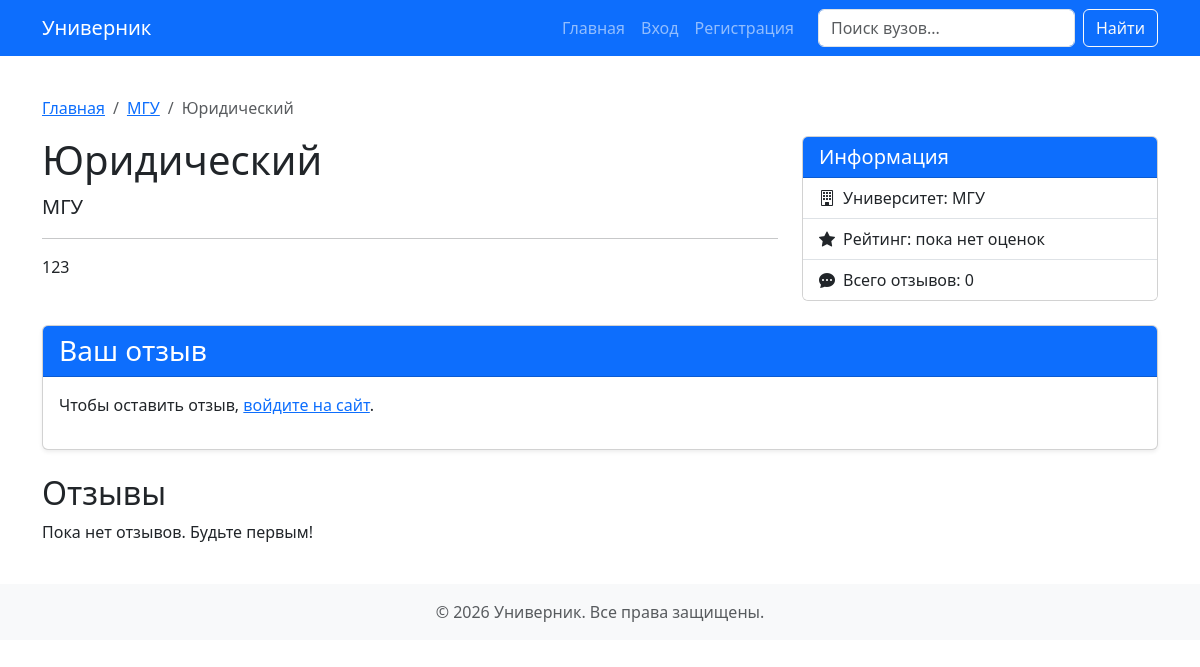
The app's page /faculty/1/ with its own data.
### main/models.py (models this page shows, shortened)
class Faculty(models.Model):
    name = models.CharField(max_length=255, verbose_name='Название')
    description = models.TextField(blank=True, verbose_name='Описание')
    university = models.ForeignKey(
        University,
        on_delete=models.CASCADE,
        related_name='faculties',
        verbose_name='Университет'
    )
    created_at = models.DateTimeField(auto_now_add=True, verbose_name='Дата создания')
    updated_at = models.DateTimeField(auto_now=True, verbose_name='Дата обновления')
    rating = models.FloatField(default=0.0, verbose_name='Рейтинг')
    class Meta:
        verbose_name = 'Факультет'
        verbose_name_plural = 'Факультеты'
        ordering = ['name']

class University(models.Model):
    name = models.CharField(
        max_length=255,
        verbose_name='Название вуза'
    )
    description = models.TextField(
        verbose_name='Описание',
        blank=True,  # может быть пустым
        help_text='Краткое описание университета'
    )
    city = models.CharField(
        max_length=100,
        verbose_name='Город'
    )
    website = models.URLField(
        max_length=255,
        verbose_name='Официальный сайт',
        blank=True,  # необязательное поле
        null=True
    )
    created_at = models.DateTimeField(
        auto_now_add=True,
        verbose_name='Дата добавления'
    )
    updated_at = models.DateTimeField(
        auto_now=True,
        verbose_name='Дата обновления'
    )
    rating = models.FloatField(
        default=0.0,
        verbose_name='Рейтинг'
    )
    image = models.ImageField(
        upload_to='universities/',
        blank=True,
        null=True,
        verbose_name='Изображение'
    )
    class Meta:
        verbose_name = 'Университет'
        verbose_name_plural = 'Университеты'
        ordering = ['-created_at']  # сортировка по умолчанию: новые сверху

### main/views.py (the view)
# urls.py: path('faculty/<int:faculty_id>/', views.faculty_detail, name='faculty_detail'),
def faculty_detail(request, faculty_id):
    faculty = get_object_or_404(Faculty, pk=faculty_id)
    reviews_all = faculty.faculty_reviews.filter(moderated=True).order_by('-created_at')
    paginator = Paginator(reviews_all, 5)
    page_number = request.GET.get('page')
    page_obj = paginator.get_page(page_number)
    user_review = None
    if request.user.is_authenticated:
        user_review = FacultyReview.objects.filter(faculty=faculty, author=request.user).first()
    if request.method == 'POST':
        if not request.user.is_authenticated:
            return redirect('account_login')
        if user_review:
            messages.error(request, 'Вы уже оставили отзыв для этого факультета.')
            return redirect('faculty_detail', faculty_id=faculty.id)
        form = FacultyReviewForm(request.POST)
        if form.is_valid():
            review = form.save(commit=False)
            review.faculty = faculty
            review.author = request.user
            try:
                review.save()
                messages.success(request, 'Отзыв добавлен и ожидает модерации.')
            except IntegrityError:
                messages.error(request, 'Не удалось добавить отзыв. Возможно, вы уже оставляли его.')
            return redirect('faculty_detail', faculty_id=faculty.id) + '#reviews'
    else:
        form = FacultyReviewForm()
    context = {
        'faculty': faculty,
        'page_obj': page_obj,
        'form': form,
        'user_review': user_review,
    }
    return render(request, 'faculty_detail.html', context)

### main/forms.py (shortened to what this page needs)
class FacultyReviewForm(forms.ModelForm):
    class Meta:
        model = FacultyReview
        fields = ['text', 'rating']
        labels = {
            'text': 'Текст отзыва',
            'rating': 'Оценка',
        }
        widgets = {
            'text': forms.Textarea(attrs={'rows': 4, 'class': 'form-control'}),
            'rating': forms.Select(attrs={'class': 'form-control'}),
        }

### main/templates/faculty_detail.html (shortened to what this page needs)
{% extends 'base.html' %}
{% load static %}
{% block content %}
<div class="row">
    <div class="col-12">
        <nav aria-label="breadcrumb">
            <ol class="breadcrumb">
                <li class="breadcrumb-item"><a href="{% url 'index' %}">Главная</a></li>
                <li class="breadcrumb-item"><a href="{% url 'university_detail' faculty.university.id %}">{{ faculty.university.name }}</a></li>
                <li class="breadcrumb-item active">{{ faculty.name }}</li>
            </ol>
        </nav>
    </div>
</div>
<div class="row">
    <div class="col-md-8">
        <h1>{{ faculty.name }}</h1>
        <p class="lead">{{ faculty.university.name }}</p>
        <hr>
        <p>{{ faculty.description|linebreaks }}</p>
    </div>
    <div class="col-md-4">
        <div class="card">
            <div class="card-header bg-primary text-white">
                <h5 class="mb-0">Информация</h5>
            </div>
            <ul class="list-group list-group-flush">
                <li class="list-group-item"><i class="bi bi-building me-2"></i>Университет: {{ faculty.university.name }}</li>
                <li class="list-group-item"><i class="bi bi-star-fill me-2"></i>Рейтинг:
                    {% if faculty.rating > 0 %}
                        {{ faculty.rating|floatformat:2 }} / 5
                    {% else %}
                        пока нет оценок
                    {% endif %}
                </li>
                <li class="list-group-item"><i class="bi bi-chat-dots-fill me-2"></i>Всего отзывов: {{ page_obj.paginator.count }}</li>
            </ul>
        </div>
    </div>
</div>
<div class="row mt-4">
    <div class="col-12">
        <div class="card shadow-sm">
            <div class="card-header bg-primary text-white">
                <h3 class="mb-0">Ваш отзыв</h3>
            </div>
            <div class="card-body">
                {% if user.is_authenticated %}
                    {% if user_review %}
                        <div class="mb-3">
                            <p>Вы уже оставили отзыв для этого факультета:</p>
                            <blockquote class="blockquote p-3 bg-light rounded">
                                {{ user_review.text|truncatewords:30|linebreaks }}
                            </blockquote>
                            <div class="d-flex gap-2">
                                <a href="{% url 'edit_faculty_review' user_review.id %}" class="btn btn-warning">
                                    <i class="bi bi-pencil-square me-1"></i>Редактировать
                                </a>
                                <a href="{% url 'delete_faculty_review' user_review.id %}" class="btn btn-danger">
                                    <i class="bi bi-trash3 me-1"></i>Удалить
                                </a>
                            </div>
                        </div>
                    {% else %}
                        <form method="post">
                            {% csrf_token %}
                            {% if form.non_field_errors %}
                                <div class="alert alert-danger">{{ form.non_field_errors }}</div>
                            {% endif %}
                            <div class="mb-3">
                                <label for="{{ form.text.id_for_label }}" class="form-label">{{ form.text.label }}</label>
                                {{ form.text }}
                                {% if form.text.errors %}<div class="text-danger">{{ form.text.errors }}</div>{% endif %}
                            </div>
                            <div class="mb-3">
                                <label for="{{ form.rating.id_for_label }}" class="form-label">{{ form.rating.label }}</label>
                                {{ form.rating }}
                                {% if form.rating.errors %}<div class="text-danger">{{ form.rating.errors }}</div>{% endif %}
                            </div>
                            <button type="submit" class="btn btn-primary">Отправить отзыв</button>
                        </form>
                    {% endif %}
                {% else %}
                    <p>Чтобы оставить отзыв, <a href="{% url 'account_login' %}?next={{ request.path }}">войдите на сайт</a>.</p>
                {% endif %}
            </div>
        </div>
    </div>
</div>
<div class="row mt-4" id="reviews">
    <div class="col-12">
        <h2>Отзывы</h2>
        {% if page_obj %}
            {% for review in page_obj %}
                <div class="card mb-3 shadow-sm">
                    <div class="card-header">
                        <strong>{{ review.author.email|truncatechars:30 }}</strong>
                        <span class="badge bg-primary float-end">Оценка: {{ review.rating }}/5</span>
                        {% if user.is_authenticated and review.author == user %}
                            <a href="{% url 'edit_faculty_review' review.id %}" class="btn btn-sm btn-warning float-end me-2">Редактировать</a>
                            <a href="{% url 'delete_faculty_review' review.id %}" class="btn btn-sm btn-danger float-end me-2">Удалить</a>
                        {% endif %}
                    </div>
                    <div class="card-body">
                        <p class="card-text">{{ review.text|linebreaks }}</p>
                    </div>
                    <div class="card-footer text-muted">
                        {{ review.created_at|date:"d.m.Y H:i" }}
                        {% if not review.moderated %}
                            <span class="badge bg-warning ms-2">На модерации</span>
                        {% endif %}
                    </div>
                </div>
            {% endfor %}
            {% if page_obj.has_other_pages %}
                <nav aria-label="Пагинация отзывов">
                    <ul class="pagination justify-content-center">
                        {% if page_obj.has_previous %}
                            <li class="page-item"><a class="page-link" href="?page={{ page_obj.previous_page_number }}#reviews">&laquo;</a></li>
                        {% endif %}
                        {% for num in page_obj.paginator.page_range %}
                            {% if page_obj.number == num %}
                                <li class="page-item active"><span class="page-link">{{ num }}</span></li>
                            {% elif num > page_obj.number|add:'-3' and num < page_obj.number|add:'3' %}
                                <li class="page-item"><a class="page-link" href="?page={{ num }}#reviews">{{ num }}</a></li>
                            {% endif %}
                        {% endfor %}
                        {% if page_obj.has_next %}
                            <li class="page-item"><a class="page-link" href="?page={{ page_obj.next_page_number }}#reviews">&raquo;</a></li>
                        {% endif %}
                    </ul>
                </nav>
            {% endif %}
        {% else %}
            <p>Пока нет отзывов. Будьте первым!</p>
        {% endif %}
    </div>
</div>
{% endblock %}

### main/static/css/style.css (style rules this page uses)
body { display: flex; flex-direction: column; }

### records on screen
Faculty: university.name "МГУ", name "Юридический", description "123"

### other values on screen
{{ page_obj.paginator.count }} "0"
